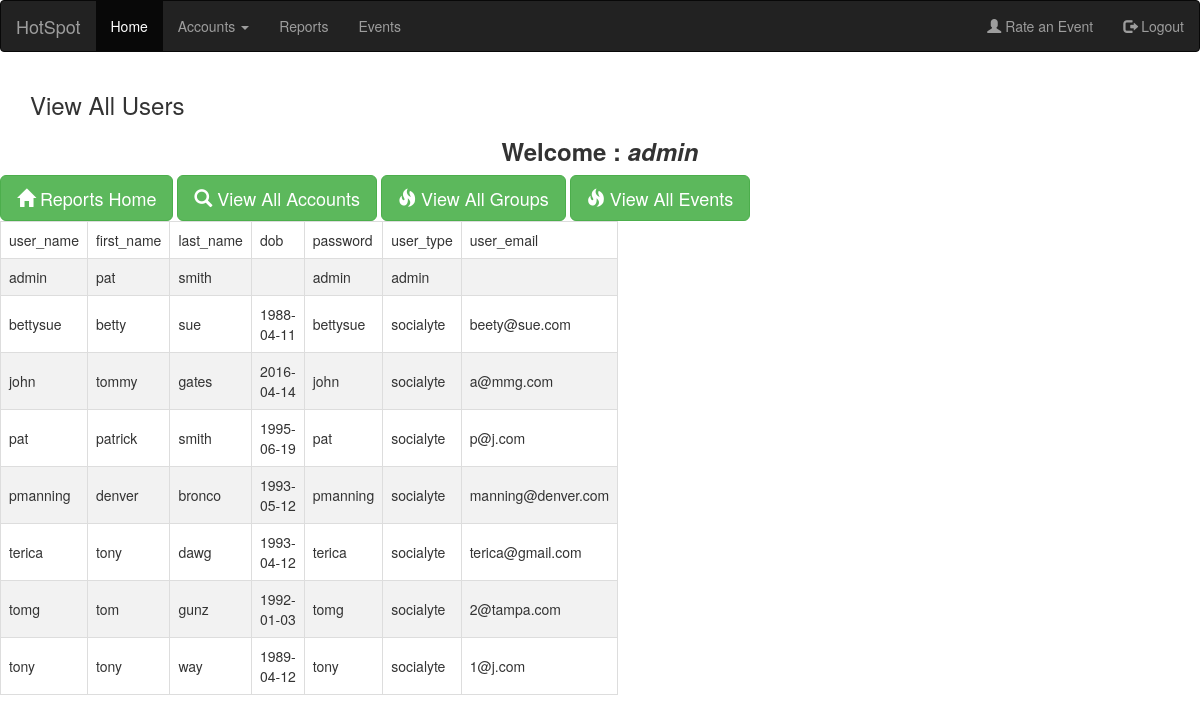
The app's page /viewusers.php (signed in) with its own data.
### tables this page shows
CREATE TABLE IF NOT EXISTS `users` (
  `user_name` varchar(30) NOT NULL DEFAULT '',
  `first_name` varchar(30) DEFAULT NULL,
  `last_name` varchar(30) DEFAULT NULL,
  `dob` varchar(12) DEFAULT NULL,
  `password` varchar(30) DEFAULT NULL,
  `user_type` varchar(30) DEFAULT NULL,
  `user_email` varchar(40) DEFAULT NULL
);

### session.php (called while the page is built, shortened)
<?php
$connection = mysql_connect("localhost", "root", "");
$user_check=$_SESSION['login_user'];
$ses_sql=mysql_query("select * from users where user_name='$user_check'", $connection);
$row = mysql_fetch_assoc($ses_sql);
$login_session =$row['user_name'];
?>

### viewusers.php (the view, shortened to what this page needs)
<?php
include('session.php');
?>
<!DOCTYPE html>
<html lang="en">
<head>
  <link rel="stylesheet" href="http://maxcdn.bootstrapcdn.com/bootstrap/3.3.6/css/bootstrap.min.css">
</head>
<body>
<nav class="navbar navbar-inverse">
  <div class="container-fluid">
    <div class="navbar-header">
      <a class="navbar-brand" href="#">HotSpot</a>
    </div>
    <ul class="nav navbar-nav">
      <li class="active"><a href="HotspotAdminHome.php">Home</a></li>
      <li class="dropdown"><a class="dropdown-toggle" data-toggle="dropdown" href="#">Accounts <span class="caret"></span></a>
      </li>
      <li><a href="reports.php">Reports</a></li>
      <li><a href="#">Events</a></li>
    </ul>
    <ul class="nav navbar-nav navbar-right">
      <li><a href="#"> <span class="glyphicon glyphicon-user"></span> Rate an Event</a></li>
      <li><a href="logout.php"><span class="glyphicon glyphicon-log-out"></span> Logout</a></li>
    </ul>
  </div>
</nav>
<div class="container">
  <h3>View All Users</h3>
  <h3><center><b id="welcome">Welcome : <i><?php echo $login_session; ?></i></b>
</div>
<a href="reports.php" class="btn btn-success btn-lg">
          <span class="glyphicon glyphicon-home"></span> Reports Home
        </a>
<a href="viewusers.php" class="btn btn-success btn-lg">
          <span class="glyphicon glyphicon-search"></span> View All Accounts
        </a>
<a href="viewgroups.php" class="btn btn-success btn-lg">
          <span class="glyphicon glyphicon-fire"></span> View All Groups
        </a>
		<a href="viewevents.php" class="btn btn-success btn-lg">
          <span class="glyphicon glyphicon-fire"></span> View All Events
        </a>
<?php
$table = 'users';
$result = mysql_query("SELECT * FROM {$table}");
$fields_num = mysql_num_fields($result);
echo "<table border='1'><tr>";
for($i=0; $i<$fields_num; $i++)
{
    $field = mysql_fetch_field($result);
    echo "<td>{$field->name}</td>";
}
echo "</tr>\n";
while($row = mysql_fetch_row($result))
{
    echo "<tr>";
    foreach($row as $cell)
        echo "<td>$cell</td>";
    echo "</tr>\n";
}
?>
</body></html>

### viewusers.php (style rules this page uses)
table, td, th { border: 1px solid #ddd; text-align: left; padding: 8px; }
table { border-collapse: collapse; width: 50%; }
tr:nth-child(even) { background-color: #f2f2f2 }

### records on screen
users: user_name "admin", cell "admin", first_name "pat", last_name "smith"
users: cell "bettysue", first_name "betty", last_name "sue", dob "1988-04-11", user_type "socialyte", user_email "beety@sue.com"
users: cell "john", first_name "tommy", last_name "gates", dob "2016-04-14", user_type "socialyte", user_email "a@mmg.com"
users: cell "pat", first_name "patrick", last_name "smith", dob "1995-06-19", user_type "socialyte", user_email "p@j.com"
users: cell "pmanning", first_name "denver", last_name "bronco", dob "1993-05-12", user_type "socialyte", user_email "manning@denver.com"
users: cell "terica", first_name "tony", last_name "dawg", dob "1993-04-12", user_type "socialyte", user_email "terica@gmail.com"
users: cell "tomg", first_name "tom", last_name "gunz", dob "1992-01-03", user_type "socialyte", user_email "2@tampa.com"
users: cell "tony", last_name "way", dob "1989-04-12", user_type "socialyte", user_email "1@j.com"

### other values on screen
$field->name "user_name"
$field->name "first_name"
$field->name "last_name"
$field->name "dob"
$field->name "password"
$field->name "user_type"
$field->name "user_email"
